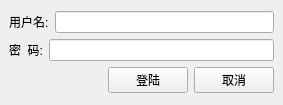
<?xml version="1.0" encoding="UTF-8"?>
<ui version="4.0">
 <class>MainWindow</class>
 <widget class="QMainWindow" name="MainWindow">
  <property name="geometry">
   <rect>
    <x>0</x>
    <y>0</y>
    <width>283</width>
    <height>105</height>
   </rect>
  </property>
  <property name="minimumSize">
   <size>
    <width>283</width>
    <height>105</height>
   </size>
  </property>
  <property name="maximumSize">
   <size>
    <width>283</width>
    <height>105</height>
   </size>
  </property>
  <property name="windowTitle">
   <string>MainWindow</string>
  </property>
  <widget class="QWidget" name="centralwidget">
   <layout class="QGridLayout" name="gridLayout">
    <item row="0" column="0">
     <layout class="QVBoxLayout" name="verticalLayout">
      <item>
       <layout class="QHBoxLayout" name="horizontalLayout">
        <item>
         <widget class="QLabel" name="label">
          <property name="styleSheet">
           <string notr="true">font: 16pt &quot;宋体&quot;;</string>
          </property>
          <property name="text">
           <string>用户名:</string>
          </property>
         </widget>
        </item>
        <item>
         <widget class="QLineEdit" name="lineEdit"/>
        </item>
       </layout>
      </item>
      <item>
       <layout class="QHBoxLayout" name="horizontalLayout_2">
        <item>
         <widget class="QLabel" name="label_2">
          <property name="styleSheet">
           <string notr="true">font: 16pt &quot;宋体&quot;;</string>
          </property>
          <property name="text">
           <string>密  码:</string>
          </property>
         </widget>
        </item>
        <item>
         <widget class="QLineEdit" name="lineEdit_2">
          <property name="echoMode">
           <enum>QLineEdit::Password</enum>
          </property>
          <property name="placeholderText">
           <string/>
          </property>
          <property name="cursorMoveStyle">
           <enum>Qt::LogicalMoveStyle</enum>
          </property>
         </widget>
        </item>
       </layout>
      </item>
      <item>
       <layout class="QHBoxLayout" name="horizontalLayout_3">
        <item>
         <spacer name="horizontalSpacer">
          <property name="orientation">
           <enum>Qt::Horizontal</enum>
          </property>
          <property name="sizeHint" stdset="0">
           <size>
            <width>40</width>
            <height>20</height>
           </size>
          </property>
         </spacer>
        </item>
        <item>
         <widget class="QPushButton" name="pushButton">
          <property name="text">
           <string>登陆</string>
          </property>
         </widget>
        </item>
        <item>
         <widget class="QPushButton" name="pushButton_2">
          <property name="text">
           <string>取消</string>
          </property>
         </widget>
        </item>
       </layout>
      </item>
     </layout>
    </item>
   </layout>
  </widget>
 </widget>
 <resources/>
 <connections>
  <connection>
   <sender>pushButton_2</sender>
   <signal>clicked()</signal>
   <receiver>lineEdit</receiver>
   <slot>clear()</slot>
   <hints>
    <hint type="sourcelabel">
     <x>276</x>
     <y>143</y>
    </hint>
    <hint type="destinationlabel">
     <x>134</x>
     <y>38</y>
    </hint>
   </hints>
  </connection>
  <connection>
   <sender>pushButton_2</sender>
   <signal>clicked()</signal>
   <receiver>lineEdit_2</receiver>
   <slot>clear()</slot>
   <hints>
    <hint type="sourcelabel">
     <x>246</x>
     <y>149</y>
    </hint>
    <hint type="destinationlabel">
     <x>214</x>
     <y>94</y>
    </hint>
   </hints>
  </connection>
  <connection>
   <sender>pushButton</sender>
   <signal>clicked()</signal>
   <receiver>MainWindow</receiver>
   <slot>close()</slot>
   <hints>
    <hint type="sourcelabel">
     <x>191</x>
     <y>149</y>
    </hint>
    <hint type="destinationlabel">
     <x>160</x>
     <y>92</y>
    </hint>
   </hints>
  </connection>
 </connections>
</ui>
